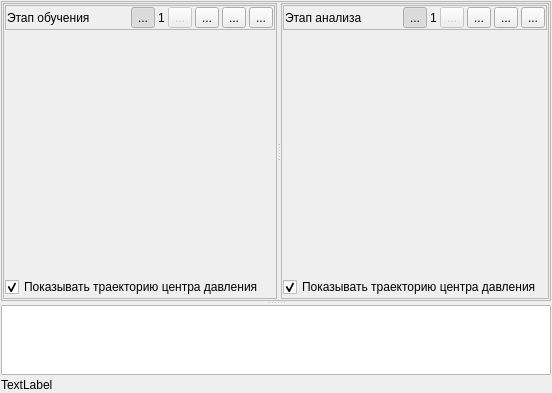
     <widget class="QWidget" name="tabDiag">
      <attribute name="title">
       <string>Диаграммы</string>
      </attribute>
      <layout class="QVBoxLayout" name="verticalLayout_2">
       <property name="spacing">
        <number>3</number>
       </property>
       <property name="leftMargin">
        <number>1</number>
       </property>
       <property name="topMargin">
        <number>1</number>
       </property>
       <property name="rightMargin">
        <number>1</number>
       </property>
       <property name="bottomMargin">
        <number>1</number>
       </property>
       <item>
        <widget class="QSplitter" name="splDiag">
         <property name="orientation">
          <enum>Qt::Vertical</enum>
         </property>
         <widget class="QFrame" name="frDiagSKG">
          <property name="sizePolicy">
           <sizepolicy hsizetype="Preferred" vsizetype="Preferred">
            <horstretch>0</horstretch>
            <verstretch>1</verstretch>
           </sizepolicy>
          </property>
          <property name="minimumSize">
           <size>
            <width>0</width>
            <height>300</height>
           </size>
          </property>
          <property name="frameShape">
           <enum>QFrame::StyledPanel</enum>
          </property>
          <property name="frameShadow">
           <enum>QFrame::Raised</enum>
          </property>
          <layout class="QHBoxLayout" name="horizontalLayout">
           <property name="spacing">
            <number>3</number>
           </property>
           <property name="leftMargin">
            <number>1</number>
           </property>
           <property name="topMargin">
            <number>1</number>
           </property>
           <property name="rightMargin">
            <number>1</number>
           </property>
           <property name="bottomMargin">
            <number>1</number>
           </property>
           <item>
            <widget class="QSplitter" name="splDiagAreases">
             <property name="orientation">
              <enum>Qt::Horizontal</enum>
             </property>
             <widget class="QFrame" name="frSKGTraining">
              <property name="frameShape">
               <enum>QFrame::StyledPanel</enum>
              </property>
              <property name="frameShadow">
               <enum>QFrame::Raised</enum>
              </property>
              <layout class="QVBoxLayout" name="verticalLayout_3">
               <property name="leftMargin">
                <number>1</number>
               </property>
               <property name="topMargin">
                <number>1</number>
               </property>
               <property name="rightMargin">
                <number>1</number>
               </property>
               <property name="bottomMargin">
                <number>1</number>
               </property>
               <item>
                <widget class="QFrame" name="frToolbarTraining">
                 <property name="sizePolicy">
                  <sizepolicy hsizetype="Preferred" vsizetype="Fixed">
                   <horstretch>0</horstretch>
                   <verstretch>0</verstretch>
                  </sizepolicy>
                 </property>
                 <property name="frameShape">
                  <enum>QFrame::StyledPanel</enum>
                 </property>
                 <property name="frameShadow">
                  <enum>QFrame::Raised</enum>
                 </property>
                 <layout class="QHBoxLayout" name="horizontalLayout_2">
                  <property name="spacing">
                   <number>3</number>
                  </property>
                  <property name="leftMargin">
                   <number>1</number>
                  </property>
                  <property name="topMargin">
                   <number>1</number>
                  </property>
                  <property name="rightMargin">
                   <number>1</number>
                  </property>
                  <property name="bottomMargin">
                   <number>1</number>
                  </property>
                  <item>
                   <widget class="QLabel" name="lblToolbarTraining">
                    <property name="text">
                     <string>Этап обучения</string>
                    </property>
                   </widget>
                  </item>
                  <item>
                   <spacer name="horizontalSpacer">
                    <property name="orientation">
                     <enum>Qt::Horizontal</enum>
                    </property>
                    <property name="sizeHint" stdset="0">
                     <size>
                      <width>40</width>
                      <height>20</height>
                     </size>
                    </property>
                   </spacer>
                  </item>
                  <item>
                   <widget class="QToolButton" name="tbShowAllTraining">
                    <property name="toolTip">
                     <string>Показывать все треугольники</string>
                    </property>
                    <property name="toolTipDuration">
                     <number>-1</number>
                    </property>
                    <property name="text">
                     <string>...</string>
                    </property>
                    <property name="icon">
                     <iconset resource="../../../kernel.qrc">
                      <normaloff>:/images/Animate/Triangles.png</normaloff>:/images/Animate/Triangles.png</iconset>
                    </property>
                    <property name="checkable">
                     <bool>true</bool>
                    </property>
                    <property name="checked">
                     <bool>true</bool>
                    </property>
                   </widget>
                  </item>
                  <item>
                   <widget class="QLabel" name="lblTrnglNumTraining">
                    <property name="text">
                     <string>1</string>
                    </property>
                   </widget>
                  </item>
                  <item>
                   <widget class="QToolButton" name="tbPrevTraining">
                    <property name="enabled">
                     <bool>false</bool>
                    </property>
                    <property name="toolTip">
                     <string>Предыдущий треугольник</string>
                    </property>
                    <property name="toolTipDuration">
                     <number>-1</number>
                    </property>
                    <property name="text">
                     <string>...</string>
                    </property>
                    <property name="icon">
                     <iconset resource="../../../kernel.qrc">
                      <normaloff>:/images/Animate/Prev.png</normaloff>:/images/Animate/Prev.png</iconset>
                    </property>
                   </widget>
                  </item>
                  <item>
                   <widget class="QToolButton" name="tbNextTraining">
                    <property name="toolTip">
                     <string>Следующий треугольник</string>
                    </property>
                    <property name="toolTipDuration">
                     <number>-1</number>
                    </property>
                    <property name="text">
                     <string>...</string>
                    </property>
                    <property name="icon">
                     <iconset resource="../../../kernel.qrc">
                      <normaloff>:/images/Animate/Next.png</normaloff>:/images/Animate/Next.png</iconset>
                    </property>
                   </widget>
                  </item>
                  <item>
                   <widget class="QToolButton" name="tbPlusTraining">
                    <property name="toolTip">
                     <string>Приблизить</string>
                    </property>
                    <property name="toolTipDuration">
                     <number>-1</number>
                    </property>
                    <property name="text">
                     <string>...</string>
                    </property>
                    <property name="icon">
                     <iconset resource="../../../kernel.qrc">
                      <normaloff>:/images/Animate/Plus.png</normaloff>:/images/Animate/Plus.png</iconset>
                    </property>
                   </widget>
                  </item>
                  <item>
                   <widget class="QToolButton" name="tbMinusTraining">
                    <property name="toolTip">
                     <string>Отдалить</string>
                    </property>
                    <property name="toolTipDuration">
                     <number>-1</number>
                    </property>
                    <property name="text">
                     <string>...</string>
                    </property>
                    <property name="icon">
                     <iconset resource="../../../kernel.qrc">
                      <normaloff>:/images/Animate/Minus.png</normaloff>:/images/Animate/Minus.png</iconset>
                    </property>
                   </widget>
                  </item>
                 </layout>
                </widget>
               </item>
               <item>
                <widget class="AreaSKG" name="wgtSKGTraining" native="true"/>
               </item>
               <item>
                <widget class="QCheckBox" name="cbShowTraectoryTraining">
                 <property name="text">
                  <string>Показывать траекторию центра давления</string>
                 </property>
                 <property name="checked">
                  <bool>true</bool>
                 </property>
                </widget>
               </item>
              </layout>
             </widget>
             <widget class="QFrame" name="frSKGAnalysis">
              <property name="frameShape">
               <enum>QFrame::StyledPanel</enum>
              </property>
              <property name="frameShadow">
               <enum>QFrame::Raised</enum>
              </property>
              <layout class="QVBoxLayout" name="verticalLayout_4">
               <property name="leftMargin">
                <number>1</number>
               </property>
               <property name="topMargin">
                <number>1</number>
               </property>
               <property name="rightMargin">
                <number>1</number>
               </property>
               <property name="bottomMargin">
                <number>1</number>
               </property>
               <item>
                <widget class="QFrame" name="frToolbarAnalysis">
                 <property name="sizePolicy">
                  <sizepolicy hsizetype="Preferred" vsizetype="Fixed">
                   <horstretch>0</horstretch>
                   <verstretch>0</verstretch>
                  </sizepolicy>
                 </property>
                 <property name="frameShape">
                  <enum>QFrame::StyledPanel</enum>
                 </property>
                 <property name="frameShadow">
                  <enum>QFrame::Raised</enum>
                 </property>
                 <layout class="QHBoxLayout" name="horizontalLayout_3">
                  <property name="spacing">
                   <number>3</number>
                  </property>
                  <property name="leftMargin">
                   <number>1</number>
                  </property>
                  <property name="topMargin">
                   <number>1</number>
                  </property>
                  <property name="rightMargin">
                   <number>1</number>
                  </property>
                  <property name="bottomMargin">
                   <number>1</number>
                  </property>
                  <item>
                   <widget class="QLabel" name="lblToolbarAnalysis">
                    <property name="text">
                     <string>Этап анализа</string>
                    </property>
                   </widget>
                  </item>
                  <item>
                   <spacer name="horizontalSpacer_2">
                    <property name="orientation">
                     <enum>Qt::Horizontal</enum>
                    </property>
                    <property name="sizeHint" stdset="0">
                     <size>
                      <width>40</width>
                      <height>20</height>
                     </size>
                    </property>
                   </spacer>
                  </item>
                  <item>
                   <widget class="QToolButton" name="tbShowAllAnalysis">
                    <property name="toolTip">
                     <string>Показывать все треугольники</string>
                    </property>
                    <property name="toolTipDuration">
                     <number>-1</number>
                    </property>
                    <property name="text">
                     <string>...</string>
                    </property>
                    <property name="icon">
                     <iconset resource="../../../kernel.qrc">
                      <normaloff>:/images/Animate/Triangles.png</normaloff>:/images/Animate/Triangles.png</iconset>
                    </property>
                    <property name="checkable">
                     <bool>true</bool>
                    </property>
                    <property name="checked">
                     <bool>true</bool>
                    </property>
                   </widget>
                  </item>
                  <item>
                   <widget class="QLabel" name="lblTrnglNumAnalysis">
                    <property name="text">
                     <string>1</string>
                    </property>
                   </widget>
                  </item>
                  <item>
                   <widget class="QToolButton" name="tbPrevAnalysis">
                    <property name="enabled">
                     <bool>false</bool>
                    </property>
                    <property name="toolTip">
                     <string>Предыдущий треугольник</string>
                    </property>
                    <property name="toolTipDuration">
                     <number>-1</number>
                    </property>
                    <property name="text">
                     <string>...</string>
                    </property>
                    <property name="icon">
                     <iconset resource="../../../kernel.qrc">
                      <normaloff>:/images/Animate/Prev.png</normaloff>:/images/Animate/Prev.png</iconset>
                    </property>
                   </widget>
                  </item>
                  <item>
                   <widget class="QToolButton" name="tbNextAnalysis">
                    <property name="toolTip">
                     <string>Следующий треугольник</string>
                    </property>
                    <property name="toolTipDuration">
                     <number>-1</number>
                    </property>
                    <property name="text">
                     <string>...</string>
                    </property>
                    <property name="icon">
                     <iconset resource="../../../kernel.qrc">
                      <normaloff>:/images/Animate/Next.png</normaloff>:/images/Animate/Next.png</iconset>
                    </property>
                   </widget>
                  </item>
                  <item>
                   <widget class="QToolButton" name="tbPlusAnalysis">
                    <property name="toolTip">
                     <string>Приблизить</string>
                    </property>
                    <property name="toolTipDuration">
                     <number>-1</number>
                    </property>
                    <property name="text">
                     <string>...</string>
                    </property>
                    <property name="icon">
                     <iconset resource="../../../kernel.qrc">
                      <normaloff>:/images/Animate/Plus.png</normaloff>:/images/Animate/Plus.png</iconset>
                    </property>
                   </widget>
                  </item>
                  <item>
                   <widget class="QToolButton" name="tbMinusAnalysis">
                    <property name="toolTip">
                     <string>Отдалить</string>
                    </property>
                    <property name="toolTipDuration">
                     <number>-1</number>
                    </property>
                    <property name="text">
                     <string>...</string>
                    </property>
                    <property name="icon">
                     <iconset resource="../../../kernel.qrc">
                      <normaloff>:/images/Animate/Minus.png</normaloff>:/images/Animate/Minus.png</iconset>
                    </property>
                   </widget>
                  </item>
                 </layout>
                </widget>
               </item>
               <item>
                <widget class="AreaSKG" name="wgtSKGAnalysis" native="true"/>
               </item>
               <item>
                <widget class="QCheckBox" name="cbShowTraectoryAnalysis">
                 <property name="text">
                  <string>Показывать траекторию центра давления</string>
                 </property>
                 <property name="checked">
                  <bool>true</bool>
                 </property>
                </widget>
               </item>
              </layout>
             </widget>
            </widget>
           </item>
          </layout>
         </widget>
         <widget class="QTreeView" name="tvDiagTable">
          <property name="sizePolicy">
           <sizepolicy hsizetype="Expanding" vsizetype="Expanding">
            <horstretch>0</horstretch>
            <verstretch>1</verstretch>
           </sizepolicy>
          </property>
         </widget>
        </widget>
       </item>
       <item>
        <widget class="QLabel" name="lblLatentMoving">
         <property name="text">
          <string>TextLabel</string>
         </property>
        </widget>
       </item>
      </layout>
     </widget>
